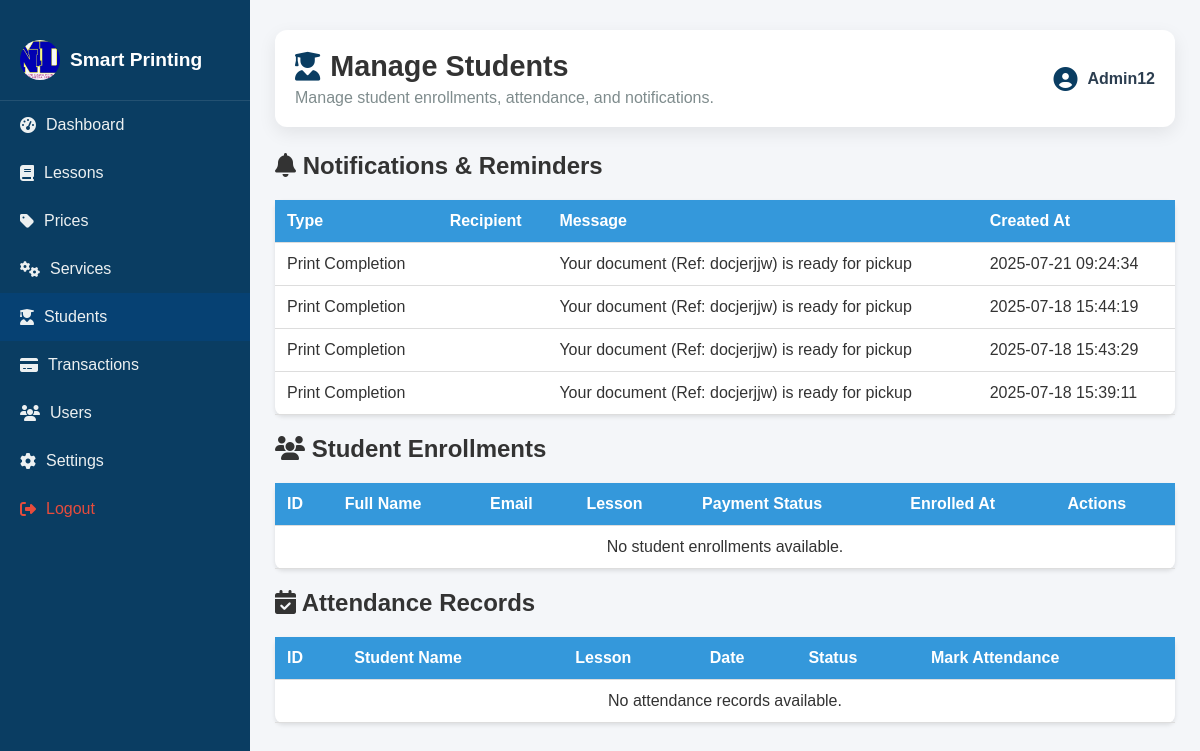
Screenshot of /admin/manage_students.php (signed in) with the database file from the repository.
### tables this page shows
CREATE TABLE IF NOT EXISTS `settings` (
  `id` int NOT NULL AUTO_INCREMENT,
  `business_name` varchar(255) NOT NULL DEFAULT 'Smart Printing System',
  `logo_path` varchar(255) DEFAULT 'assets/images/MND.jpeg',
  `contact_email` varchar(100) DEFAULT 'admin@example.com',
  `phone` varchar(50) DEFAULT NULL,
  `address` text,
  `paychangu_api_key` text,
  `mysql_user` varchar(50) DEFAULT 'root',
  `mysql_password` varchar(100) DEFAULT NULL,
  `created_at` timestamp NULL DEFAULT CURRENT_TIMESTAMP,
  `updated_at` timestamp NULL DEFAULT CURRENT_TIMESTAMP ON UPDATE CURRENT_TIMESTAMP,
  `site_timezone` varchar(100) DEFAULT 'Africa/Blantyre',
  `footer_text` varchar(255) DEFAULT '© 2025 Mungu Ni Dawa',
  `maintenance_mode` tinyint(1) DEFAULT '0',
  PRIMARY KEY (`id`)
);

CREATE TABLE IF NOT EXISTS `notifications` (
  `id` int NOT NULL AUTO_INCREMENT,
  `type` varchar(100) DEFAULT NULL,
  `recipient_email` varchar(100) DEFAULT NULL,
  `message` text,
  `is_read` tinyint(1) DEFAULT '0',
  `created_at` timestamp NULL DEFAULT CURRENT_TIMESTAMP,
  `user_id` int DEFAULT NULL,
  PRIMARY KEY (`id`)
);

### admin/includes/load_settings.php (called while the page is built, shortened)
<?php
$settings = [
    'business_name' => 'Smart Printing System',
    'logo_path' => '/smart-printing-system/assets/images/logo.png',
    'contact_email' => '',
    'address' => '',
    'whatsapp_number' => '',
    'footer_text' => '© ' . date('Y') . ' Smart Printing System — All rights reserved.',
    'site_timezone' => 'Africa/Blantyre',
    'maintenance_mode' => 0
];
$result = $conn->query("SELECT business_name, logo_path, contact_email, address, phone, site_timezone, footer_text, maintenance_mode FROM settings WHERE id = 1 LIMIT 1");
if ($result && $result->num_rows > 0) {
    $row = $result->fetch_assoc();
    foreach ($row as $key => $value) {
        if (!empty($value)) {
            $settings[$key] = $value;
        }
    }
}
?>

### admin/manage_students.php (the view, shortened to what this page needs)
<?php
include 'includes/functions.php';
include 'includes/load_settings.php';
$enrollments = [];
$notifications = [];
$notifResult = $conn->query("SELECT id, type, recipient_email, message, is_read, created_at FROM notifications WHERE is_read = 0 ORDER BY created_at DESC LIMIT 10");
while ($notif = $notifResult->fetch_assoc()) {
    $notifications[] = $notif;
}
$attendanceRecords = [];
?>
<!DOCTYPE html>
<html lang="en">
<head>
    <link rel="stylesheet" href="/smart-printing-system/assets/css/admin_style.css" />
    <link rel="stylesheet" href="https://cdnjs.cloudflare.com/ajax/libs/font-awesome/6.5.0/css/all.min.css" />
</head>
<body>
    <div class="admin-wrapper">
        <div class="sidebar">
            <div class="logo">
                <img src="<?php echo htmlspecialchars($settings['logo_path'] ?? ''); ?>" alt="Logo" class="logo-img" />
                <span><?php echo htmlspecialchars($settings['business_name'] ?? ''); ?></span>
            </div>
            <a href="dashboard.php"><i class="fas fa-tachometer-alt"></i> Dashboard</a>
            <a href="manage_lessons.php"><i class="fas fa-book"></i> Lessons</a>
            <a href="manage_prices.php"><i class="fas fa-tag"></i> Prices</a>
            <a href="manage_services.php"><i class="fas fa-cogs"></i> Services</a>
            <a href="manage_students.php" class="active"><i class="fas fa-user-graduate"></i> Students</a>
            <a href="manage_transactions.php"><i class="fas fa-credit-card"></i> Transactions</a>
            <a href="manage_users.php"><i class="fas fa-users"></i> Users</a>
            <a href="settings.php"><i class="fas fa-cog"></i> Settings</a>
            <a href="../logout.php" style="color: red;" onclick="return confirm('Are you sure you want to logout?');"><i class="fas fa-sign-out-alt"></i> Logout</a>
        </div>
        <div class="main-content">
            <header class="dashboard-header">
                <div class="header-content">
                    <h1><i class="fas fa-user-graduate"></i> Manage Students</h1>
                    <p>Manage student enrollments, attendance, and notifications.</p>
                </div>
                <div class="user-profile">
                    <i class="fas fa-user-circle"></i>
                    <span><?php echo htmlspecialchars($_SESSION['users']['username'] ?? ''); ?></span>
                </div>
            </header>
            <section>
                <h2><i class="fas fa-bell"></i> Notifications & Reminders</h2>
                <?php if (empty($notifications)): ?>
                    <p>No new notifications.</p>
                <?php else: ?>
                    <table class="notifications-table">
                        <thead>
                            <tr>
                                <th>Type</th>
                                <th>Recipient</th>
                                <th>Message</th>
                                <th>Created At</th>
                            </tr>
                        </thead>
                        <tbody>
                            <?php foreach ($notifications as $notif): ?>
                                <tr>
                                    <td><?php echo htmlspecialchars($notif['type'] ?? ''); ?></td>
                                    <td><?php echo htmlspecialchars($notif['recipient_email'] ?? ''); ?></td>
                                    <td><?php echo htmlspecialchars($notif['message'] ?? ''); ?></td>
                                    <td><?php echo htmlspecialchars($notif['created_at'] ?? ''); ?></td>
                                </tr>
                            <?php endforeach; ?>
                        </tbody>
                    </table>
                <?php endif; ?>
            </section>
            <section>
                <h2><i class="fas fa-users"></i> Student Enrollments</h2>
                <table class="enrollment-table">
                    <thead>
                        <tr>
                            <th>ID</th>
                            <th>Full Name</th>
                            <th>Email</th>
                            <th>Lesson</th>
                            <th>Payment Status</th>
                            <th>Enrolled At</th>
                            <th>Actions</th>
                        </tr>
                    </thead>
                    <tbody>
                        <?php if (empty($enrollments)): ?>
                            <tr><td colspan="7" style="text-align:center;">No student enrollments available.</td></tr>
                        <?php endif; ?>
                    </tbody>
                </table>
            </section>
            <section>
                <h2><i class="fas fa-calendar-check"></i> Attendance Records</h2>
                <table class="attendance-table">
                    <thead>
                        <tr>
                            <th>ID</th>
                            <th>Student Name</th>
                            <th>Lesson</th>
                            <th>Date</th>
                            <th>Status</th>
                            <th>Mark Attendance</th>
                        </tr>
                    </thead>
                    <tbody>
                        <?php if (empty($attendanceRecords)): ?>
                            <tr><td colspan="6" style="text-align:center;">No attendance records available.</td></tr>
                        <?php endif; ?>
                    </tbody>
                </table>
            </section>
        </div>
    </div>
</body>
</html>

### assets/css/admin_style.css (style rules this page uses)
* { margin: 0; padding: 0; box-sizing: border-box; font-family: 'Arial', sans-serif; }
body { background-color: #f4f6f9; color: #333; overflow-x: hidden; }
.admin-wrapper { display: flex; min-height: 100vh; }
.sidebar { width: 250px; background-color: #0a3d62; color: #fff; padding: 20px 0; position: fixed; top: 0; bottom: 0; left: 0; overflow-y: auto; z-index: 1000; }
.sidebar .logo { display: flex; align-items: center; padding: 20px; border-bottom: 1px solid rgba(255, 255, 255, 0.1); }
.sidebar .logo-img { width: 40px; height: 40px; margin-right: 10px; border-radius: 50%; object-fit: cover; }
.sidebar span { font-size: 1.2rem; font-weight: bold; }
.sidebar a { display: flex; align-items: center; padding: 15px 20px; color: #ecf0f1; text-decoration: none; transition: background 0.3s ease; }
.sidebar a i { margin-right: 10px; }
.sidebar a:hover, .sidebar a.active { background-color: #064173; }
.sidebar a[style*="color: red"] { color: #e74c3c !important; }
.main-content { margin-left: 250px; padding: 30px 25px; width: calc(100% - 250px); transition: margin-left 0.3s ease; }
.dashboard-header { display: flex; justify-content: space-between; align-items: center; background-color: #fff; padding: 20px; border-radius: 12px; box-shadow: 0 6px 18px rgba(0, 0, 0, 0.08); margin-bottom: 25px; flex-wrap: wrap; }
.header-content h1 { font-size: 1.8rem; display: flex; align-items: center; }
.header-content h1 i { margin-right: 10px; color: #0a3d62; }
.header-content p { color: #7f8c8d; margin-top: 6px; }
.user-profile { display: flex; align-items: center; font-size: 1rem; color: #2c3e50; }
.user-profile i { font-size: 1.5rem; margin-right: 10px; color: #0a3d62; }
.user-profile span { font-weight: bold; }
.sidebar { width: 250px; background-color: #0a3d62; color: #fff; padding: 20px 0; position: fixed; top: 0; bottom: 0; left: 0; overflow-y: auto; z-index: 1000; transition: transform 0.3s ease; }

### admin/manage_students.php (style rules this page uses)
.enrollment-table, .attendance-table, .notifications-table { width: 100%; border-collapse: collapse; margin: 20px 0; background: #fff; border-radius: 8px; box-shadow: 0 2px 4px rgba(0, 0, 0, 0.1); }
.enrollment-table th, .enrollment-table td, .attendance-table th, .attendance-table td, .notifications-table th, .notifications-table td { padding: 12px; border-bottom: 1px solid #ddd; text-align: left; }
.enrollment-table th, .attendance-table th, .notifications-table th { background: #3498db; color: #fff; }

### rows the page displays
settings: logo_path (picture), business_name "Smart Printing"
notifications: type "Print Completion", message "Your document (Ref: docjerjjw) is ready for pickup", created_at "2025-07-21 09:24:34"
notifications: type "Print Completion", message "Your document (Ref: docjerjjw) is ready for pickup", created_at "2025-07-18 15:44:19"
notifications: type "Print Completion", message "Your document (Ref: docjerjjw) is ready for pickup", created_at "2025-07-18 15:43:29"
notifications: type "Print Completion", message "Your document (Ref: docjerjjw) is ready for pickup", created_at "2025-07-18 15:39:11"

### other values shown
$_SESSION['users']['username'] "Admin12"
